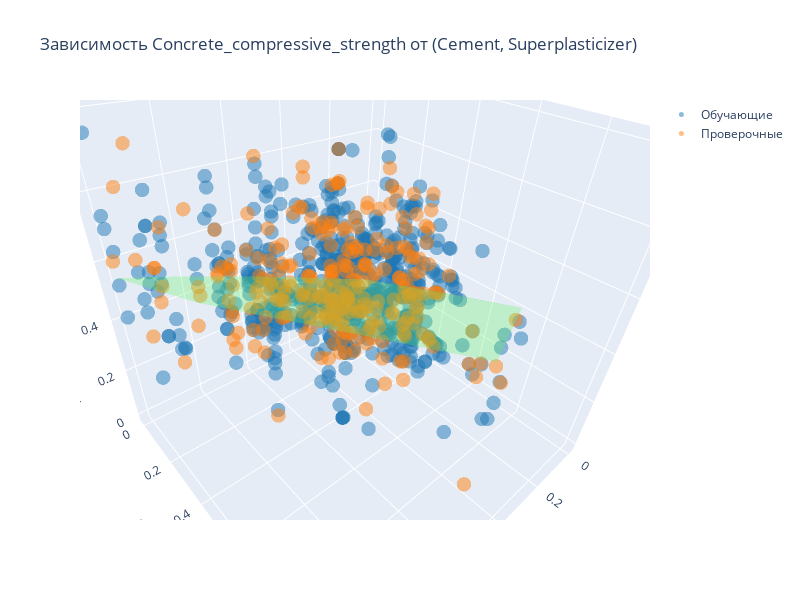

The cell this chart's notebook holds for it:
### Code cell
my3dplot(
    xNorm_train, yNorm_train,  True, # Обучающие x и y, Флаг отображения обучающих точек  (синие)
    xNorm_test,  yNorm_test,   True, # Проверочные x и y, Флаг отображения проверочных точек   (оранжевые)
    yNorm_pred,                True, # Вычисленные y, Флаг отображения вычисленной функции  (зелёные)
    x1Name= "Cement",  x2Name="Superplasticizer", y_targetName= target[0],
    pointSize = 5,     # Размер точки
    pointTransparency  = 0.5, # Прозрачность точек графика train, test
    meshTransparency   = 0.3  # Прозрачность поверхности вычисленных значений y_pred
)

### Figure 1 — Plotly figure (JSON) as saved in the notebook; plotly's stock layout.template omitted (floating-point values rounded to 4 significant figures; data arrays with more than 128 entries replaced by an {"elided": "..."} marker saying what was removed)
{"data": [{"marker": {"color": "#1f77b4", "opacity": 0.5, "size": 5}, "mode": "markers", "name": "Обучающие", "type": "scatter3d", "x": {"elided": "634 float values"}, "y": {"elided": "634 float values"}, "z": {"elided": "634 float values"}}, {"marker": {"color": "#ff7f0e", "opacity": 0.5, "size": 5}, "mode": "markers", "name": "Проверочные", "type": "scatter3d", "x": {"elided": "272 float values"}, "y": {"elided": "272 float values"}, "z": {"elided": "272 float values"}}, {"color": "rgb(100,244,100)", "name": "Вычисленный", "opacity": 0.3, "type": "mesh3d", "x": {"elided": "272 float values"}, "y": {"elided": "272 float values"}, "z": {"elided": "272 float values"}}], "layout": {"height": 600, "scene": {"aspectmode": "auto", "aspectratio": {"x": 1, "y": 1, "z": 1}, "camera": {"center": {"x": 0, "y": 0, "z": 0}, "eye": {"x": 0.7882, "y": 0.7882, "z": 0.7882}, "projection": {"type": "perspective"}, "up": {"x": 0.0397, "y": -0.03818, "z": 0.9985}}, "xaxis": {"title": {"text": "Cement"}, "type": "linear"}, "yaxis": {"title": {"text": "Superplasticizer"}, "type": "linear"}, "zaxis": {"title": {"text": "Concrete_compressive_strength"}, "type": "linear"}}, "title": {"text": "Завиcимость Concrete_compressive_strength от (Cement, Superplasticizer)"}, "width": 800}}
